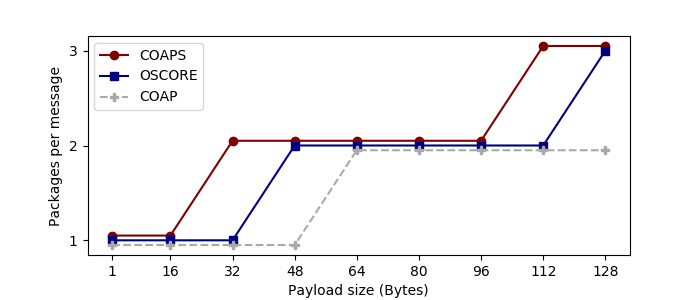

Write the Python code that produced this figure.
import json
import os
import matplotlib
import matplotlib.pyplot as plt
import numpy as np
import pandas as pd

# reads a json file
def read_json(path):
    with open(path, 'r') as myfile:
        return json.load(myfile)

data = read_json("fragmentation/fragmentation.json")
payloads = data["payloads"]
coap_len = data["coap"]["len"]
coap_frags = data["coap"]["frags"]
dtls_len = data["dtls"]["len"]
dtls_frags = data["dtls"]["frags"]
oscore_len = data["oscore"]["len"]
oscore_frags = data["oscore"]["frags"]

#make data look nicer with paralell lines
offset = 0.05
coap_frags = [x - offset for x in coap_frags]
dtls_frags= [x + offset for x in dtls_frags]
#oscore_frags = [x - offset for x in oscore_frags]

df_len = pd.DataFrame({'payload': payloads, 'COAP': coap_len, 'COAPS': dtls_len, 'OSCORE': oscore_len})
df_frags = pd.DataFrame({'payload': payloads, 'COAP': coap_frags, 'COAPS': dtls_frags, 'OSCORE': oscore_frags})


#fig, (ax1, ax2) = plt.subplots(2,1)
plt.figure(figsize=(4,2))
plt.plot( 'payload', 'COAPS', data=df_frags, color='maroon', marker='o')
plt.plot( 'payload', 'OSCORE', data=df_frags, color='navy', marker='s')
plt.plot( 'payload', 'COAP', data=df_frags, color='darkgray', marker='P', linestyle='dashed')
plt.xticks(payloads)
plt.yticks([1,2,3])
plt.xlabel('Payload size (Bytes)')
plt.ylabel('Packages per message')
#ax = plt.gca()
#ax.set_aspect(20)
plt.legend(loc='upper left')
plt.savefig("frags.png")
#plt.show()
